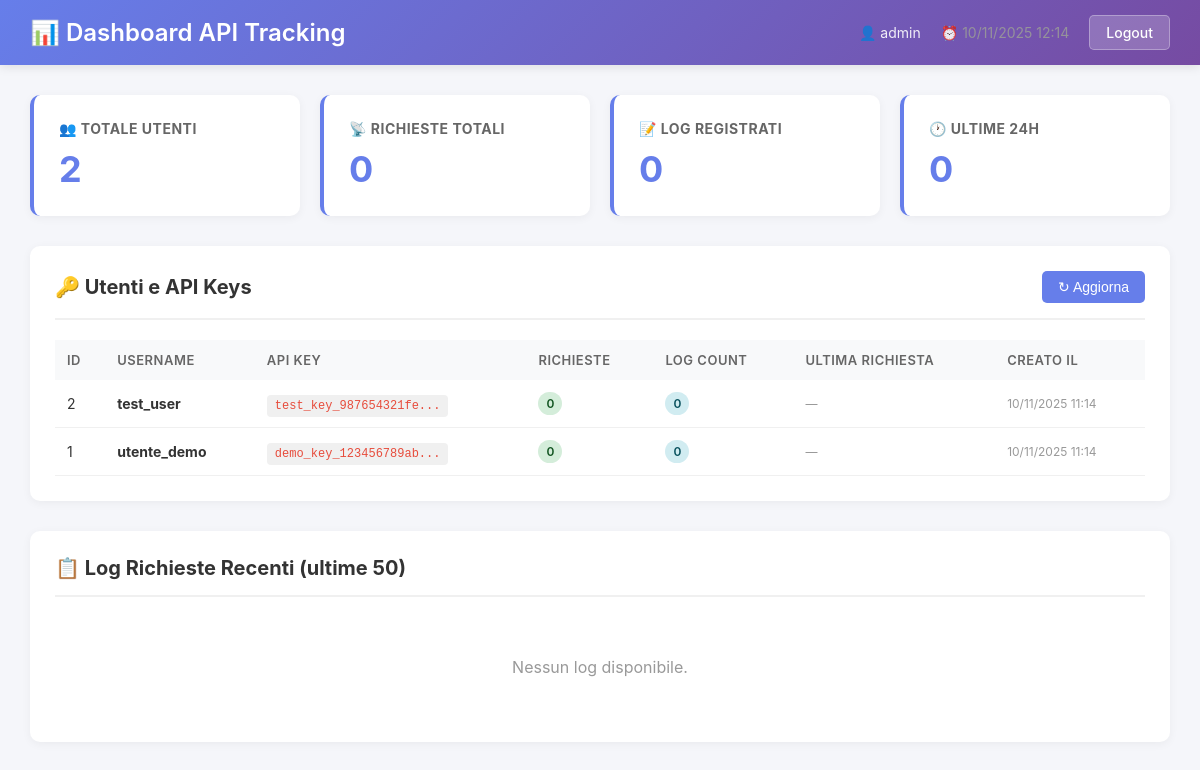
Screenshot of /dashboard.php (signed in) with the database file from the repository.
### tables this page shows
CREATE TABLE IF NOT EXISTS utenti (
    id INT AUTO_INCREMENT PRIMARY KEY,
    username VARCHAR(100) NOT NULL UNIQUE,
    api_key VARCHAR(64) NOT NULL UNIQUE,
    richieste INT DEFAULT 0,
    data_creazione TIMESTAMP DEFAULT CURRENT_TIMESTAMP,
    INDEX idx_api_key (api_key)
);

### dashboard.php (the view, shortened to what this page needs)
<?php
$pdo = getDatabaseConnection();
$stmt = $pdo->query("SELECT COUNT(*) as total FROM utenti");
$totalUtenti = $stmt->fetch()['total'];
$stmt = $pdo->query("SELECT SUM(richieste) as total FROM utenti");
$totalRichieste = $stmt->fetch()['total'] ?? 0;
$stmt = $pdo->query("SELECT COUNT(*) as total FROM log_richieste");
$totalLog = $stmt->fetch()['total'];
$stmt = $pdo->query("SELECT COUNT(*) as total FROM log_richieste WHERE data >= DATE_SUB(NOW(), INTERVAL 24 HOUR)");
$richieste24h = $stmt->fetch()['total'];
$stmt = $pdo->query("
    SELECT
        u.id,
        u.username,
        u.api_key,
        u.richieste,
        u.data_creazione,
        COUNT(l.id) as log_count,
        MAX(l.data) as ultima_richiesta
    FROM utenti u
    LEFT JOIN log_richieste l ON u.id = l.utente_id
    GROUP BY u.id
    ORDER BY u.richieste DESC
");
$utenti = $stmt->fetchAll();
$stmt = $pdo->query("
    SELECT
        l.id,
        l.endpoint,
        l.data,
        l.ip_address,
        u.username
    FROM log_richieste l
    JOIN utenti u ON l.utente_id = u.id
    ORDER BY l.data DESC
    LIMIT 50
");
$logRecenti = $stmt->fetchAll();
?>
<!DOCTYPE html>
<html lang="it">
<head>
</head>
<body>
    <div class="navbar">
        <h1>📊 Dashboard API Tracking</h1>
        <div class="navbar-info">
            <span>👤 <?php echo htmlspecialchars($_SESSION['admin_username']); ?></span>
            <span class="timestamp">⏰ <?php echo date('d/m/Y H:i'); ?></span>
            <a href="logout.php" class="btn btn-logout">Logout</a>
        </div>
    </div>
    <div class="container">
        <div class="stats-grid">
            <div class="stat-card">
                <h3>👥 Totale Utenti</h3>
                <div class="stat-value"><?php echo number_format($totalUtenti); ?></div>
            </div>
            <div class="stat-card">
                <h3>📡 Richieste Totali</h3>
                <div class="stat-value"><?php echo number_format($totalRichieste); ?></div>
            </div>
            <div class="stat-card">
                <h3>📝 Log Registrati</h3>
                <div class="stat-value"><?php echo number_format($totalLog); ?></div>
            </div>
            <div class="stat-card">
                <h3>🕐 Ultime 24h</h3>
                <div class="stat-value"><?php echo number_format($richieste24h); ?></div>
            </div>
        </div>
        <div class="section">
            <div class="section-header">
                <h2>🔑 Utenti e API Keys</h2>
                <button class="btn refresh-btn" onclick="location.reload()">↻ Aggiorna</button>
            </div>
            <?php if (count($utenti) > 0): ?>
                <table>
                    <thead>
                        <tr>
                            <th>ID</th>
                            <th>Username</th>
                            <th>API Key</th>
                            <th>Richieste</th>
                            <th>Log Count</th>
                            <th>Ultima Richiesta</th>
                            <th>Creato il</th>
                        </tr>
                    </thead>
                    <tbody>
                        <?php foreach ($utenti as $utente): ?>
                            <tr>
                                <td><?php echo $utente['id']; ?></td>
                                <td><strong><?php echo htmlspecialchars($utente['username']); ?></strong></td>
                                <td>
                                    <span class="api-key" onclick="copyToClipboard('<?php echo $utente['api_key']; ?>')">
                                        <?php echo substr($utente['api_key'], 0, 20) . '...'; ?>
                                    </span>
                                </td>
                                <td>
                                    <span class="badge badge-success">
                                        <?php echo number_format($utente['richieste']); ?>
                                    </span>
                                </td>
                                <td>
                                    <span class="badge badge-info">
                                        <?php echo number_format($utente['log_count']); ?>
                                    </span>
                                </td>
                                <td class="timestamp">
                                    <?php
                                    if ($utente['ultima_richiesta']) {
                                        echo date('d/m/Y H:i', strtotime($utente['ultima_richiesta']));
                                    } else {
                                        echo '—';
                                    }
                                    ?>
                                </td>
                                <td class="timestamp">
                                    <?php echo date('d/m/Y H:i', strtotime($utente['data_creazione'])); ?>
                                </td>
                            </tr>
                        <?php endforeach; ?>
                    </tbody>
                </table>
            <?php else: ?>
                <div class="empty-state">
                    <p>Nessun utente trovato nel database.</p>
                </div>
            <?php endif; ?>
        </div>
        <div class="section">
            <div class="section-header">
                <h2>📋 Log Richieste Recenti (ultime 50)</h2>
            </div>
            <?php if (count($logRecenti) > 0): ?>
                <table>
                    <thead>
                        <tr>
                            <th>ID</th>
                            <th>Username</th>
                            <th>Endpoint</th>
                            <th>IP Address</th>
                            <th>Data e Ora</th>
                        </tr>
                    </thead>
                    <tbody>
                        <?php foreach ($logRecenti as $log): ?>
                            <tr>
                                <td><?php echo $log['id']; ?></td>
                                <td><strong><?php echo htmlspecialchars($log['username']); ?></strong></td>
                                <td>
                                    <code style="font-size: 12px; color: #e74c3c;">
                                        <?php echo htmlspecialchars($log['endpoint']); ?>
                                    </code>
                                </td>
                                <td>
                                    <span class="badge badge-warning">
                                        <?php echo htmlspecialchars($log['ip_address'] ?? 'N/A'); ?>
                                    </span>
                                </td>
                                <td class="timestamp">
                                    <?php echo date('d/m/Y H:i:s', strtotime($log['data'])); ?>
                                </td>
                            </tr>
                        <?php endforeach; ?>
                    </tbody>
                </table>
            <?php else: ?>
                <div class="empty-state">
                    <p>Nessun log disponibile.</p>
                </div>
            <?php endif; ?>
        </div>
    </div>
</body>
</html>

### dashboard.php (style rules this page uses)
* { margin: 0; padding: 0; box-sizing: border-box; }
body { font-family: -apple-system, BlinkMacSystemFont, 'Segoe UI', Roboto, Oxygen, Ubuntu, Cantarell, sans-serif; background: #f5f6fa; color: #333; }
.navbar { background: linear-gradient(135deg, #667eea 0%, #764ba2 100%); color: white; padding: 15px 30px; display: flex; justify-content: space-between; align-items: center; box-shadow: 0 2px 10px rgba(0, 0, 0, 0.1); }
.navbar h1 { font-size: 24px; font-weight: 600; }
.navbar-info { display: flex; align-items: center; gap: 20px; }
.navbar-info span { font-size: 14px; opacity: 0.9; }
.btn { padding: 8px 16px; border: none; border-radius: 5px; cursor: pointer; font-size: 14px; font-weight: 500; transition: all 0.3s; text-decoration: none; display: inline-block; }
.btn-logout { background: rgba(255, 255, 255, 0.2); color: white; border: 1px solid rgba(255, 255, 255, 0.3); }
.container { max-width: 1400px; margin: 0 auto; padding: 30px; }
.stats-grid { display: grid; grid-template-columns: repeat(auto-fit, minmax(250px, 1fr)); gap: 20px; margin-bottom: 30px; }
.stat-card { background: white; padding: 25px; border-radius: 10px; box-shadow: 0 2px 10px rgba(0, 0, 0, 0.05); border-left: 4px solid #667eea; }
.stat-card h3 { font-size: 14px; color: #666; margin-bottom: 10px; text-transform: uppercase; letter-spacing: 0.5px; }
.stat-card .stat-value { font-size: 36px; font-weight: 700; color: #667eea; }
.section { background: white; padding: 25px; border-radius: 10px; box-shadow: 0 2px 10px rgba(0, 0, 0, 0.05); margin-bottom: 30px; }
.section-header { display: flex; justify-content: space-between; align-items: center; margin-bottom: 20px; padding-bottom: 15px; border-bottom: 2px solid #f0f0f0; }
.section-header h2 { font-size: 20px; color: #333; }
table { width: 100%; border-collapse: collapse; }
thead { background: #f8f9fa; }
th { padding: 12px; text-align: left; font-size: 13px; font-weight: 600; color: #666; text-transform: uppercase; letter-spacing: 0.5px; }
td { padding: 12px; border-bottom: 1px solid #f0f0f0; font-size: 14px; }
.api-key { font-family: 'Courier New', monospace; background: #f0f0f0; padding: 4px 8px; border-radius: 4px; font-size: 12px; color: #e74c3c; cursor: pointer; }
.badge { display: inline-block; padding: 4px 8px; border-radius: 12px; font-size: 12px; font-weight: 600; }
.badge-success { background: #d4edda; color: #155724; }
.badge-info { background: #d1ecf1; color: #0c5460; }
.empty-state { text-align: center; padding: 40px; color: #999; }
.refresh-btn { background: #667eea; color: white; }
.timestamp { color: #999; font-size: 12px; }

### rows the page displays
utenti: id "2", username "test_user", api_key "test_key_987654321fe", richieste "0", log_count "0", data_creazione "10/11/2025 11:14"
utenti: id "1", username "utente_demo", api_key "demo_key_123456789ab", richieste "0", log_count "0", data_creazione "10/11/2025 11:14"

### other values shown
$_SESSION['admin_username'] "admin"
$totalUtenti "2"
$totalRichieste "0"
$totalLog "0"
$richieste24h "0"
